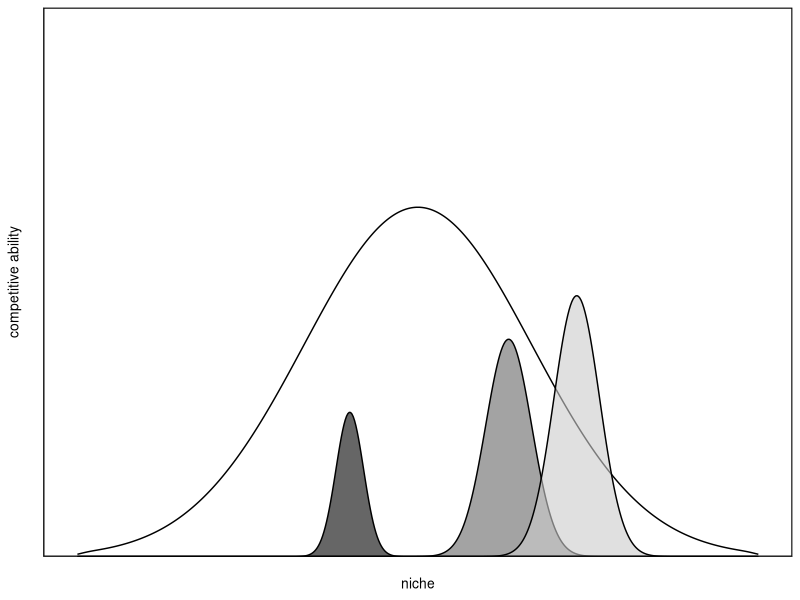
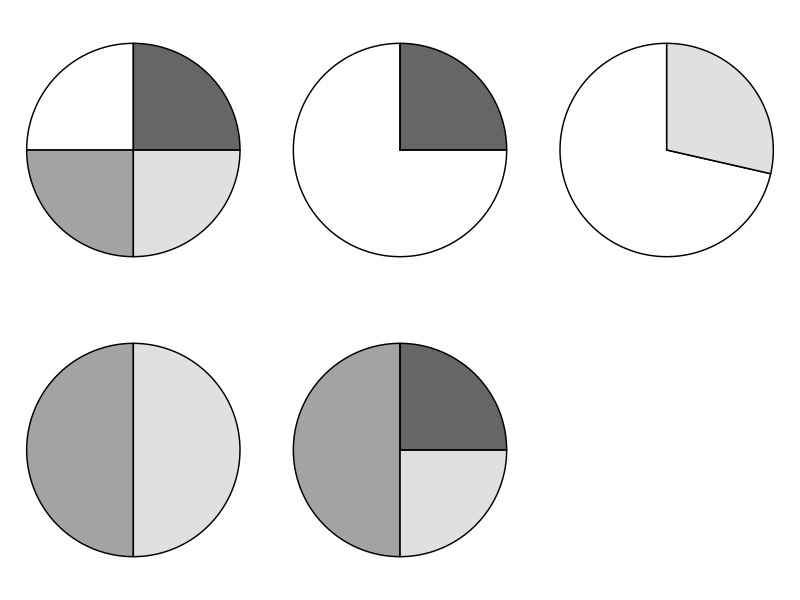
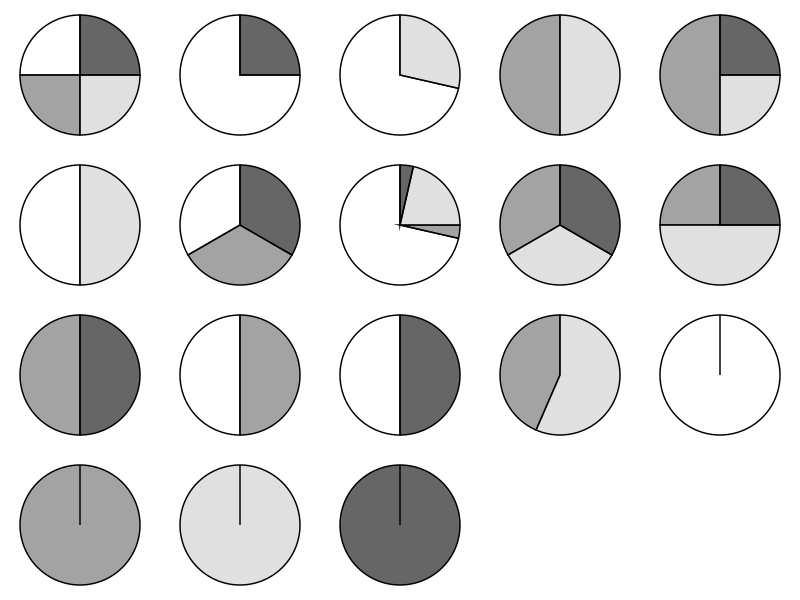
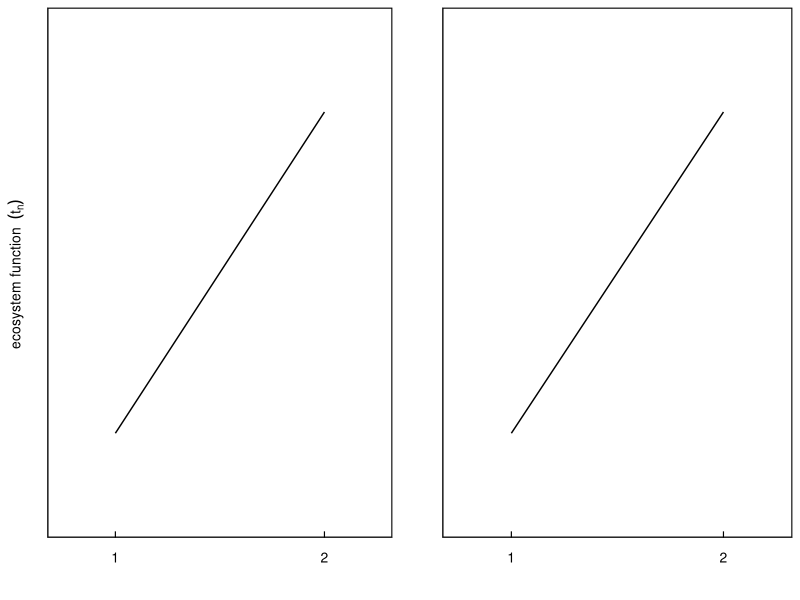
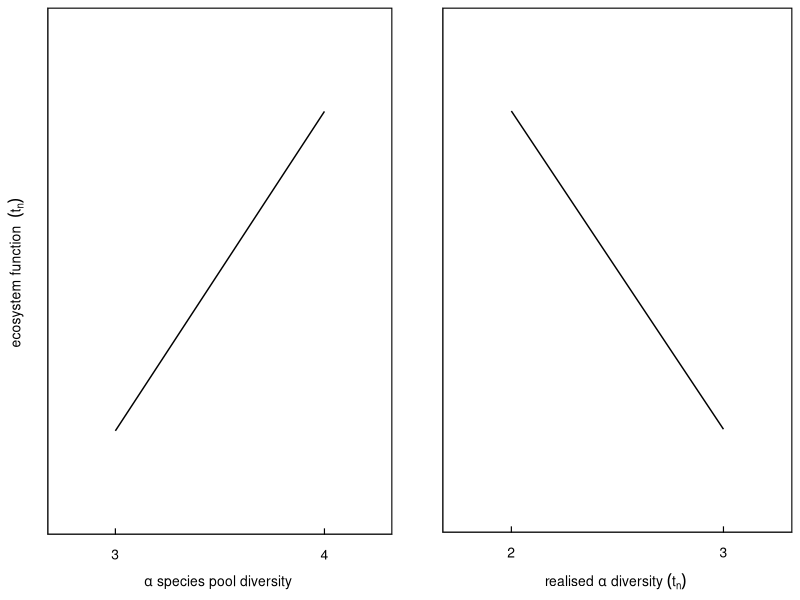
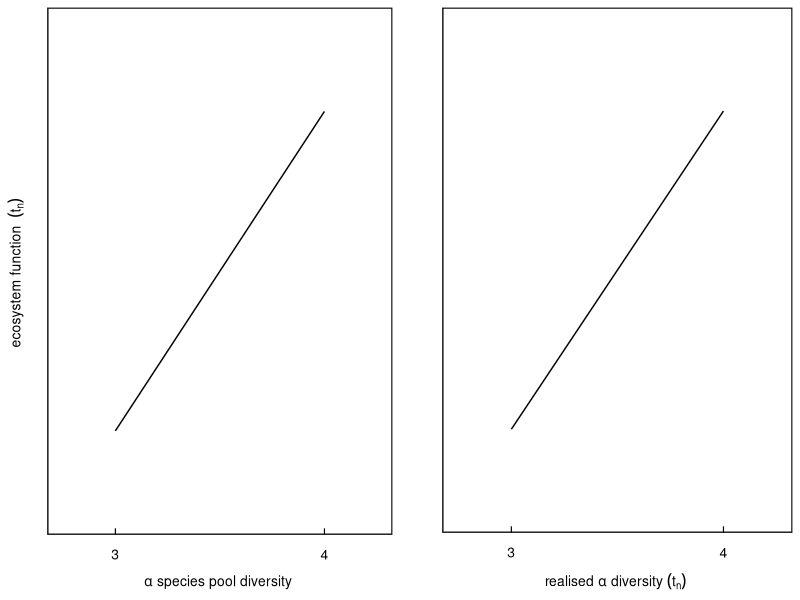
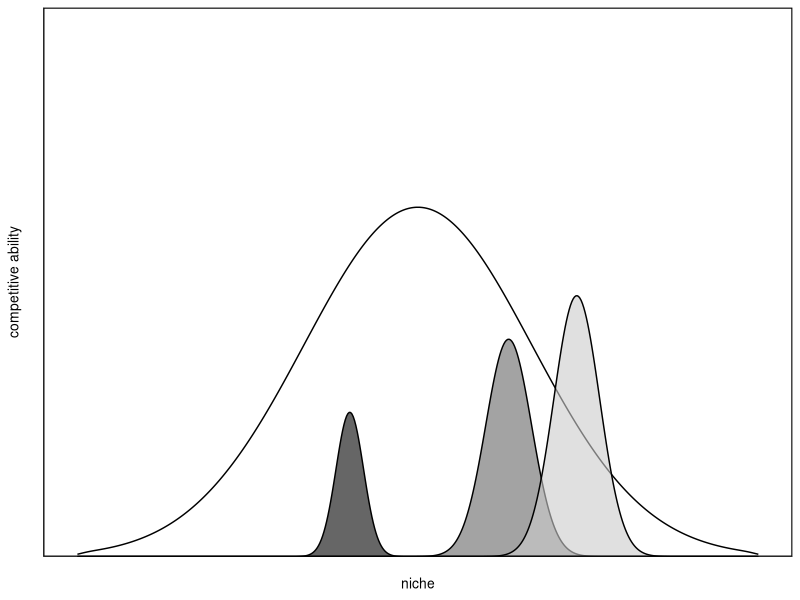
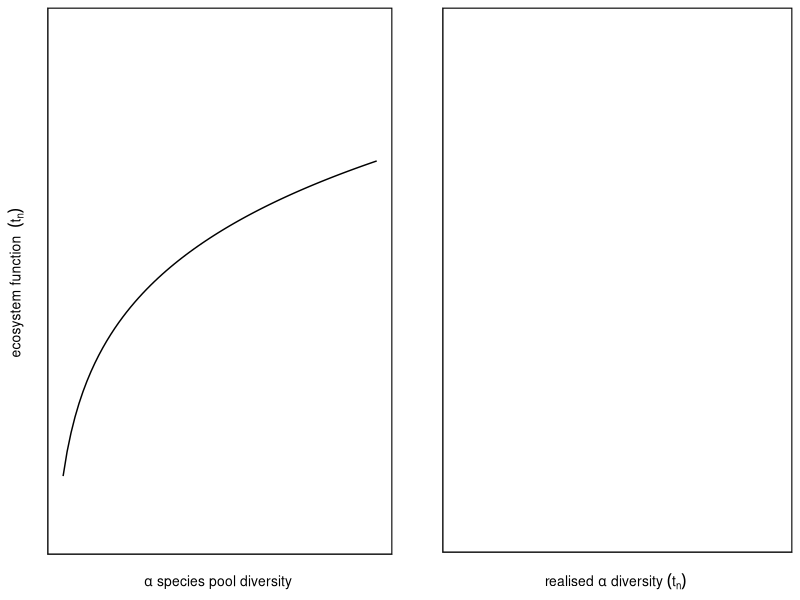

The R source for these figures, in order:


# Project: Examining the relationship between biodiversity and ecosystem functioning in experimental and observational data

# Title: Conceptual figure 1

# load relevant libraries
library(readr)
library(dplyr)
library(tidyr)
library(purrr)
library(ggplot2)
library(broom)
library(RColorBrewer)
library(viridis)
library(here)
library(vegan)
library(ggpubr)

# create customised plotting theme
theme_meta <- function(base_size = 12, base_family = "") {
  theme(panel.background =  element_rect(fill = "white"), 
        panel.border =      element_rect(fill="NA", color="black", size=0.75, linetype="solid"),
        axis.line.x = element_line(color="black", size = 0.2),
        axis.line.y = element_line(color="black", size = 0.2),
        panel.grid.major =  element_blank(),
        panel.grid.minor =  element_blank(),
        axis.ticks.length = unit(-0.16, "cm"),
        axis.title.x = element_text(colour ="black", size = 10, face = "plain", margin=margin(15,0,0,0,"pt")),
        axis.title.y = element_text(colour = "black", size = 10, face = "plain", margin=margin(0,15,0,0,"pt")),
        axis.text.x = element_text(colour = "black", size=10, face = "plain",  margin=margin(10,0,0,0,"pt")),
        axis.text.y = element_text(colour ="black", size=10, face = "plain", margin=margin(0,10,0,0,"pt")),
        axis.ticks.x = element_line(colour = "black", size = 0.4),
        axis.ticks.y = element_line(colour = "black", size = 0.4))
}


# simulate normally distributed niches

rnorm_perfect <- function(n, mean = 0, sd = 1) {
  stats::qnorm(seq(1 / n, 1 - 1 / n, length.out = n), mean, sd)
}

# set the seed
set.seed(555)

# set up species abundances
spp_abun <- c(200000, 25000, 30000, 10000)

# set up species locations (i.e. means)
spp_means <- c(0, 20, 35, -15)

# set up species standard deviations
spp_sd <- c(25, 5, 5, 3)

# run a loop to 
spp <- vector("list", length = length(spp_abun))
names(spp) <- LETTERS[1:length(spp_abun)]

for (i in seq_along(1:length(spp_abun))) {
  
  spp[[i]] <- data.frame(spp = rnorm_perfect(n = spp_abun[i], mean = spp_means[i], sd = spp_sd[i]))
  
}

spp <- 
  bind_rows(spp, .id = "species") %>%
  as_tibble()

# normal distributions in grey scale

fig_1a <- 
  ggplot(data = spp, 
       mapping = aes(x = spp, y = ..count.., fill = species)) +
  geom_density(alpha = 0.6, colour = "black") +
  scale_fill_manual(values=c("#FFFFFF", "#666666", "#CCCCCC", "#000000")) +
  scale_y_continuous(expand = c(0, 0), limits = c(0, 5000)) +
  scale_x_continuous(limits = c(-75, 75)) +
  ylab("competitive ability") +
  xlab("niche") +
  theme_meta() +
  theme(legend.position = "none",
        axis.text.x = element_blank(),
        axis.text.y = element_blank(),
        axis.ticks.x = element_blank(),
        axis.ticks.y = element_blank())
fig_1a

ggsave(filename = here("figures/fig_1a.png"), plot = fig_1a,
       dpi = 500, units = "cm", width = 5, height = 5)


# local species pool terminology
a_term <- expression(paste(alpha, " species pool diversity", sep = " "))

# realised diversity terminology
b_term <- expression(paste("realised ", alpha, " diversity ", (t[n]), sep = " "))

# ecosystem function terminology
eco_func <- expression(paste("ecosystem function  ", (t[n]), sep = " "))


# figure 1b
x <- seq(from = 0, to = 30, by = 1)
set.seed(45)
y1 <- 1*(x^0.1) + rnorm(n = length(x), mean = 0, sd = 0.05)

fig_1b_dat <- tibble(x = x, y = y1)

fig_1b_1 <- 
  ggplot(data = fig_1b_dat,
       mapping = aes(x = x, y = y)) +
  stat_smooth(method = 'nls', formula = 'y~a*x^b', method.args = list(start= c(a = 1,b=1)), se = FALSE,
              size = 0.5, colour = "black") +
  scale_y_continuous(limits = c(0.9, 1.6)) +
  ylab(eco_func) +
  xlab(a_term) +
  theme_meta() +
  theme(axis.text.x = element_blank(),
        axis.text.y = element_blank(),
        axis.ticks.x = element_blank(),
        axis.ticks.y = element_blank())

fig_1b_2 <- 
  ggplot(data = fig_1b_dat,
       mapping = aes(x = x, y = y)) +
  scale_y_continuous(limits = c(0.9, 1.6)) +
  ylab("") +
  xlab(b_term) +
  theme_meta() +
  theme(axis.text.x = element_blank(),
        axis.text.y = element_blank(),
        axis.ticks.x = element_blank(),
        axis.ticks.y = element_blank())

fig_1b <- ggarrange(fig_1b_1, fig_1b_2)  

ggsave(filename = here("figures/fig_1b.png"), plot = fig_1b,
       dpi = 500, units = "cm", width = 10, height = 5)


# figure 1c
x <- seq(from = 0, to = 30, by = 1)
y1 <- (5 - 0.05*x) + rnorm(n = length(x), mean = 0, sd = 0.05)
y2 <- 2 + rnorm(n = length(x), mean = 0, sd = 0.05)
y3 <- (0 + 0.1*x) + rnorm(n = length(x), mean = 0, sd = 0.05)

fig_1b2_dat <- tibble(x = x, y1 = y1, y2 = y2, y3 = y3)
fig_1b2_dat <- 
  fig_1b2_dat %>%
  pivot_longer(cols = c("y1", "y2", "y3"))

fig_1c_1 <- 
  ggplot(data = fig_1b_dat,
         mapping = aes(x = x, y = y)) +
  ylab(eco_func) +
  xlab(a_term) +
  theme_meta() +
  theme(axis.text.x = element_blank(),
        axis.text.y = element_blank(),
        axis.ticks.x = element_blank(),
        axis.ticks.y = element_blank())


fig_1c_2 <- 
  ggplot(data = fig_1b2_dat,
         mapping = aes(x = x, y = value, group = name)) +
  geom_smooth(method = "lm", size = 0.5, colour = "black", se = FALSE) +
  ylab("") +
  xlab(b_term) +
  theme_meta() +
  theme(axis.text.x = element_blank(),
        axis.text.y = element_blank(),
        axis.ticks.x = element_blank(),
        axis.ticks.y = element_blank())

fig_1c <- ggarrange(fig_1c_1, fig_1c_2)  

ggsave(filename = here("figures/fig_1c.png"), plot = fig_1c,
       dpi = 500, units = "cm", width = 10, height = 5)


# make pie charts

df1 <- data.frame(
  group = c("A", "B", "C", "D"),
  value = c(1, 1, 1, 1)
)

p1 <- ggplot(df1, aes(x = "", y = value, fill = group)) +
  geom_bar(width = 1, stat = "identity", colour = "black", alpha = 0.6) +
  coord_polar("y", start=0) +
  scale_fill_manual(values=c("#FFFFFF", "#666666", "#CCCCCC", "#000000")) +
  theme_void() +
  theme(legend.position = "none")

df2 <- data.frame(
  group = c("A", "D"),
  value = c(1.5, 0.5)
)

p2 <- ggplot(df2, aes(x = "", y = value, fill = group)) +
  geom_bar(width = 1, stat = "identity", colour = "black", alpha = 0.6) +
  coord_polar("y", start=0) +
  scale_fill_manual(values=c("#FFFFFF", "#000000")) +
  theme_void() +
  theme(legend.position = "none")

df3 <- data.frame(
  group = c("A", "C"),
  value = c(2.5, 1)
)

p3 <- ggplot(df3, aes(x = "", y = value, fill = group)) +
  geom_bar(width = 1, stat = "identity", colour = "black", alpha = 0.6) +
  coord_polar("y", start=0) +
  scale_fill_manual(values=c("#FFFFFF", "#CCCCCC")) +
  theme_void() +
  theme(legend.position = "none")

df4 <- data.frame(
  group = c("B", "C"),
  value = c(1, 1)
)

p4 <- ggplot(df4, aes(x = "", y = value, fill = group)) +
  geom_bar(width = 1, stat = "identity", colour = "black", alpha = 0.6) +
  coord_polar("y", start=0) +
  scale_fill_manual(values=c("#666666", "#CCCCCC")) +
  theme_void() +
  theme(legend.position = "none")


df5 <- data.frame(
  group = c("B", "C", "D"),
  value = c(2, 1, 1)
)

p5 <- ggplot(df5, aes(x = "", y = value, fill = group)) +
  geom_bar(width = 1, stat = "identity", colour = "black", alpha = 0.6) +
  coord_polar("y", start=0) +
  scale_fill_manual(values=c("#666666", "#CCCCCC", "#000000")) +
  theme_void() +
  theme(legend.position = "none")

ggarrange(p1, p2, p3, p4, p5)

df6 <- data.frame(
  group = c("A", "C"),
  value = c(1, 1)
)

p6 <- ggplot(df6, aes(x = "", y = value, fill = group)) +
  geom_bar(width = 1, stat = "identity", colour = "black", alpha = 0.6) +
  coord_polar("y", start=0) +
  scale_fill_manual(values=c("#FFFFFF", "#CCCCCC")) +
  theme_void() +
  theme(legend.position = "none")

df7 <- data.frame(
  group = c("A","B","D"),
  value = c(1, 1, 1)
)

p7 <- ggplot(df7, aes(x = "", y = value, fill = group)) +
  geom_bar(width = 1, stat = "identity", colour = "black", alpha = 0.6) +
  coord_polar("y", start=0) +
  scale_fill_manual(values=c("#FFFFFF", "#666666", "#000000")) +
  theme_void() +
  theme(legend.position = "none")

df8 <- data.frame(
  group = c("A","B","C","D"),
  value = c(1, 0.05, 0.3, 0.05)
)

p8 <- ggplot(df8, aes(x = "", y = value, fill = group)) +
  geom_bar(width = 1, stat = "identity", colour = "black", alpha = 0.6) +
  coord_polar("y", start=0) +
  scale_fill_manual(values=c("#FFFFFF", "#666666", "#CCCCCC", "#000000")) +
  theme_void() +
  theme(legend.position = "none")

df9 <- data.frame(
  group = c("B","C","D"),
  value = c(0.05, 0.05, 0.05)
)

p9 <- ggplot(df9, aes(x = "", y = value, fill = group)) +
  geom_bar(width = 1, stat = "identity", colour = "black", alpha = 0.6) +
  coord_polar("y", start=0) +
  scale_fill_manual(values=c("#666666", "#CCCCCC", "#000000")) +
  theme_void() +
  theme(legend.position = "none")

df10 <- data.frame(
  group = c("B","C","D"),
  value = c(0.05, 0.10, 0.05)
)

p10 <- ggplot(df10, aes(x = "", y = value, fill = group)) +
  geom_bar(width = 1, stat = "identity", colour = "black", alpha = 0.6) +
  coord_polar("y", start=0) +
  scale_fill_manual(values=c("#666666", "#CCCCCC", "#000000")) +
  theme_void() +
  theme(legend.position = "none")

df11 <- data.frame(
  group = c("B","D"),
  value = c(0.05, 0.05)
)

p11 <- ggplot(df11, aes(x = "", y = value, fill = group)) +
  geom_bar(width = 1, stat = "identity", colour = "black", alpha = 0.6) +
  coord_polar("y", start=0) +
  scale_fill_manual(values=c("#666666", "#000000")) +
  theme_void() +
  theme(legend.position = "none")

df12 <- data.frame(
  group = c("A","B"),
  value = c(0.05, 0.05)
)

p12 <- ggplot(df12, aes(x = "", y = value, fill = group)) +
  geom_bar(width = 1, stat = "identity", colour = "black", alpha = 0.6) +
  coord_polar("y", start=0) +
  scale_fill_manual(values=c("#FFFFFF", "#666666")) +
  theme_void() +
  theme(legend.position = "none")

df13 <- data.frame(
  group = c("A","D"),
  value = c(0.05, 0.05)
)

p13 <- ggplot(df13, aes(x = "", y = value, fill = group)) +
  geom_bar(width = 1, stat = "identity", colour = "black", alpha = 0.6) +
  coord_polar("y", start=0) +
  scale_fill_manual(values=c("#FFFFFF", "#000000")) +
  theme_void() +
  theme(legend.position = "none")

df14 <- data.frame(
  group = c("B", "C"),
  value = c(1, 1.3)
)

p14 <- ggplot(df14, aes(x = "", y = value, fill = group)) +
  geom_bar(width = 1, stat = "identity", colour = "black", alpha = 0.6) +
  coord_polar("y", start=0) +
  scale_fill_manual(values=c("#666666", "#CCCCCC")) +
  theme_void() +
  theme(legend.position = "none")


# make singular charts
cols <- c("#FFFFFF", "#666666", "#CCCCCC", "#000000")

df_cols <- data.frame(
  group = c("B"),
  value = c(1)
)

df_plots <- vector("list")

for (i in seq_along(1:length(cols))) {
  
  df_plots[[i]] <- 
    ggplot(df_cols, aes(x = "", y = value, fill = group)) +
    geom_bar(width = 1, stat = "identity", colour = "black", alpha = 0.6) +
    coord_polar("y", start=0) +
    scale_fill_manual(values=cols[i]) +
    theme_void() +
    theme(legend.position = "none")
  
}

pies <- 
  ggarrange(p1, p2, p3, p4, p5, p6, p7, p8, p9, p10, p11, p12, p13, p14,
          df_plots[[1]], df_plots[[2]], df_plots[[3]], df_plots[[4]])

pies

ggsave(filename = here("figures/fig_1_pies.png"), plot = pies,
       dpi = 500)


# draw case diagrams (Box 2, fig. 1)

# case 1
case_1a <- 
  ggplot() +
  geom_segment(mapping = aes(x = 1, y = 0.5,
                             xend = 2, yend = 1.5),
               size = 0.5, colour = "black") +
  ylab(eco_func) +
  xlab("") +
  scale_x_continuous(limits = c(0.75, 2.25), breaks = c(1, 2)) +
  scale_y_continuous(limits = c(0.25, 1.75)) +
  theme_meta() +
  theme(axis.text.y = element_blank(),
        axis.ticks.y = element_blank(),
        axis.title.x = element_text(colour ="black", size = 10, face = "plain", margin=margin(10,0,0,0,"pt")))

case_1b <- ggplot() +
  geom_segment(mapping = aes(x = 1, y = 0.5,
                             xend = 2, yend = 1.5),
               size = 0.5, colour = "black") +
  ylab("") +
  xlab("") +
  scale_x_continuous(limits = c(0.75, 2.25), breaks = c(1, 2)) +
  scale_y_continuous(limits = c(0.25, 1.75)) +
  theme_meta() +
  theme(axis.text.y = element_blank(),
        axis.ticks.y = element_blank(),
        axis.title.x = element_text(colour ="black", size = 10, face = "plain", margin=margin(10,0,0,0,"pt")))

case_1 <- ggarrange(case_1a, case_1b)
case_1  

ggsave(filename = here("figures/case_1.png"), plot = case_1,
       dpi = 500, units = "cm", width = 10, height = 5)


# case 2
case_2a <- 
  ggplot() +
  geom_segment(mapping = aes(x = 3, y = 0.5,
                             xend = 4, yend = 1.5),
               size = 0.5, colour = "black") +
  ylab(eco_func) +
  xlab(a_term) +
  scale_x_continuous(limits = c(2.75, 4.25), breaks = c(3, 4)) +
  scale_y_continuous(limits = c(0.25, 1.75)) +
  theme_meta() +
  theme(axis.text.y = element_blank(),
        axis.ticks.y = element_blank(),
        axis.title.x = element_text(colour ="black", size = 10, face = "plain", margin=margin(10,0,0,0,"pt")))

case_2b <- 
  ggplot() +
  geom_segment(mapping = aes(x = 2, y = 1.5,
                             xend = 3, yend = 0.5),
               size = 0.5, colour = "black") +
  ylab("") +
  xlab(b_term) +
  scale_x_continuous(limits = c(1.75, 3.25), breaks = c(2, 3)) +
  scale_y_continuous(limits = c(0.25, 1.75)) +
  theme_meta() +
  theme(axis.text.y = element_blank(),
        axis.ticks.y = element_blank(),
        axis.title.x = element_text(colour ="black", size = 10, face = "plain", margin=margin(10,0,0,0,"pt")))

case_2 <- ggarrange(case_2a, case_2b)
case_2  

ggsave(filename = here("figures/case_2.png"), plot = case_2,
       dpi = 500, units = "cm", width = 10, height = 5)

# case 3
case_3a <- 
  ggplot() +
  geom_segment(mapping = aes(x = 3, y = 0.5,
                             xend = 4, yend = 1.5),
               size = 0.5, colour = "black") +
  ylab(eco_func) +
  xlab(a_term) +
  scale_x_continuous(limits = c(2.75, 4.25), breaks = c(3, 4)) +
  scale_y_continuous(limits = c(0.25, 1.75)) +
  theme_meta() +
  theme(axis.text.y = element_blank(),
        axis.ticks.y = element_blank(),
        axis.title.x = element_text(colour ="black", size = 10, face = "plain", margin=margin(10,0,0,0,"pt")))

case_3b <- 
  ggplot() +
  geom_segment(mapping = aes(x = 3, y = 0.5,
                             xend = 4, yend = 1.5),
               size = 0.5, colour = "black") +
  ylab("") +
  xlab(b_term) +
  scale_x_continuous(limits = c(2.75, 4.25), breaks = c(3, 4)) +
  scale_y_continuous(limits = c(0.25, 1.75)) +
  theme_meta() +
  theme(axis.text.y = element_blank(),
        axis.ticks.y = element_blank(),
        axis.title.x = element_text(colour ="black", size = 10, face = "plain", margin=margin(10,0,0,0,"pt")))

case_3 <- ggarrange(case_3a, case_3b)
case_3  

ggsave(filename = here("figures/case_3.png"), plot = case_3,
       dpi = 500, units = "cm", width = 10, height = 5)







